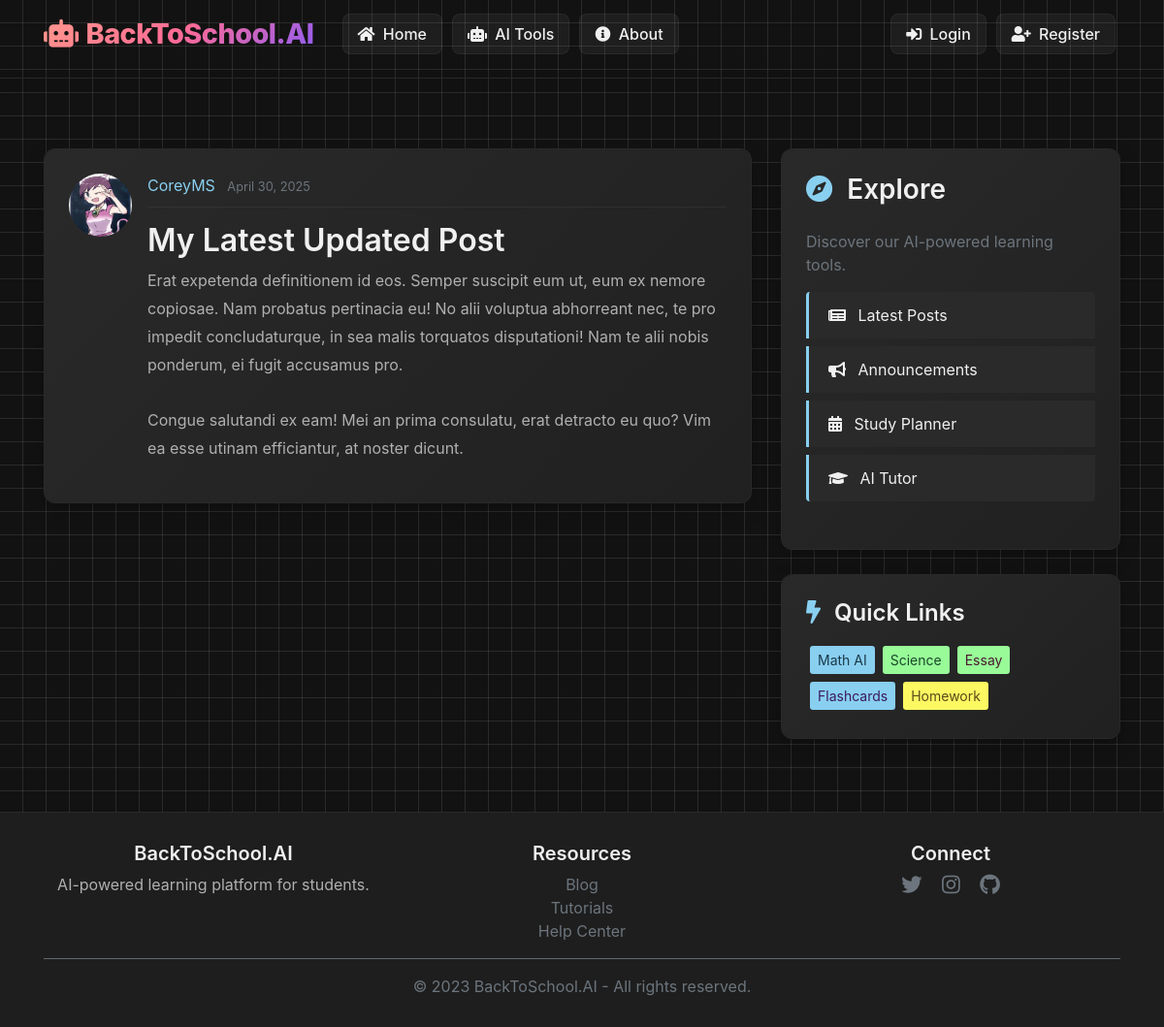
Screenshot of /post/32/ with the database file from the repository.
### blog/models.py (models this page shows, shortened)
class Post(models.Model):
    title = models.CharField(max_length=100)
    content = models.TextField()
    date_posted = models.DateTimeField(default=timezone.now)
    author= models.ForeignKey(User, on_delete=models.CASCADE)

### blog/views.py (the view)
# urls.py: path('post/<int:pk>/', PostDetailView.as_view(), name='post-detail'),
class PostDetailView(DetailView):
    model = Post

### blog/templates/blog/post_detail.html (shortened to what this page needs)
{% extends "blog/base.html" %}
{% block content %}
    <article class="media content-section">
        <img src="{% if post.author.profile.image %}{{ object.author.profile.image.url }}{% else %}/media/profile_pics/default.jpg{% endif %}"
             class="rounded-circle article-img" alt="Author Image">
        <div class="media-body">
            <div class="article-metadata">
                <a class="mr-2" href="#" style="color: var(--pastel-blue);">{{ object.author }}</a>
                <small class="text-muted">{{ object.date_posted|date:"F d, Y" }}</small>
            </div>
            <h2 class="article-title">{{ object.title }}</h2>
            <p class="article-content">{{ object.content }}</p>
        </div>
    </article>
{% endblock content %}

### blog/static/blog/main.css (style rules this page uses)
body { background: #fafafa; color: #333333; margin-top: 5rem; }
h1, h2, h3, h4, h5, h6 { color: #444444; }
.content-section { background: #ffffff; padding: 10px 20px; border: 1px solid #dddddd; border-radius: 3px; margin-bottom: 20px; }
.article-title { color: #444444; }
.article-content { white-space: pre-line; }
.article-img { height: 65px; width: 65px; margin-right: 16px; }
.article-metadata { padding-bottom: 1px; margin-bottom: 4px; border-bottom: 1px solid #e3e3e3 }

### blog/templates/blog/base.html (style rules this page uses)
:root { --primary-dark: #121212; --secondary-dark: #1e1e1e; --accent-dark: #2a2a2a; --text-primary: #f0f0f0; --text-secondary: #b0b0b0; --pastel-blue: #89CFF0; --pastel-green: #98FB98; --pastel-pink:rgb(242, 158, 177); --pastel-purple: #C3B1E1; --pastel-yellow:rgb(251, 248, 98); --pastel-orange: #FFB347; --brand-gradient: linear-gradient(135deg, #FF9A8B 0%, #FF6B95 50%, #8B5CF6 100%); --welcome-gradient: linear-gradient(135deg, var(--pastel-purple) 0%, var(--pastel-pink) 50%, var(--pastel-green) 100%); }
body { background-color: var(--primary-dark); background-image: linear-gradient(rgba(255, 255, 255, 0.1) 1px, transparent 1px), linear-gradient(90deg, rgba(255, 255, 255, 0.1) 1px, transparent 1px); background-size: 24px 24px; background-position: -1px -1px; animation: gridMove 4s linear infinite; }
.content-section { background-color: var(--secondary-dark); border-radius: 12px; padding: 25px; box-shadow: 0 8px 20px rgba(0, 0, 0, 0.2); border: 1px solid rgba(255, 255, 255, 0.05); margin-bottom: 25px; transition: all 0.4s ease; position: relative; overflow: hidden; backdrop-filter: blur(8px); }
.content-section::before { content: ''; position: absolute; top: 0; left: 0; width: 100%; height: 100%; background: radial-gradient( 600px circle at var(--mouse-x) var(--mouse-y), rgba(255, 255, 255, 0.45), transparent 40% ); opacity: 0; transition: opacity 0.3s; z-index: 0; }
.content-section::after { content: ''; position: absolute; top: 0; left: 0; right: 0; bottom: 0; background: linear-gradient( 135deg, rgba(255, 255, 255, 0.05) 0%, rgba(255, 255, 255, 0.01) 100% ); z-index: -1; border-radius: inherit; }
h1, h2, h3, h4, h5, h6 { color: var(--text-primary); font-weight: 600; }
.article-title { color: var(--text-primary); transition: color 0.3s ease; position: relative; display: inline-block; }
.article-title::after { content: ''; position: absolute; bottom: -2px; left: 0; width: 0; height: 2px; background: var(--pastel-blue); transition: width 0.3s ease; }
.article-content { line-height: 1.8; color: var(--text-secondary); }
.article-metadata { padding-bottom: 10px; margin-bottom: 15px; border-bottom: 1px solid rgba(255, 255, 255, 0.05); }

### rows the page displays
Post: author "CoreyMS", date_posted "April 30, 2025", title "My Latest Updated Post", content "Erat expetenda definitionem id eos. Semper suscipit eum ut, eum ex nemore copiosae. Nam probatus pertinacia eu! No alii voluptua abhorreant nec, te pro impedit concludaturque, in sea malis torquatos disputationi! Nam te alii nobis ponderum, ei fugit accusamus pro. Congue salutandi ex eam! Mei an prima consulatu, erat detracto eu quo? Vim ea esse utinam efficiantur, at noster dicunt."
